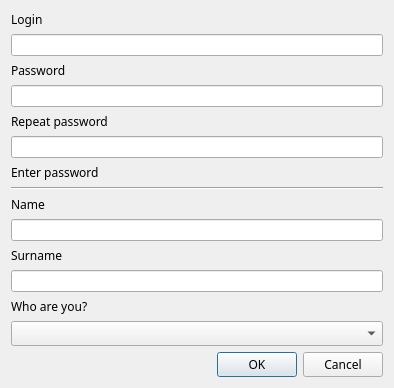
<?xml version="1.0" encoding="UTF-8"?>
<ui version="4.0">
 <class>RegisterManager</class>
 <widget class="QDialog" name="RegisterManager">
  <property name="geometry">
   <rect>
    <x>0</x>
    <y>0</y>
    <width>394</width>
    <height>366</height>
   </rect>
  </property>
  <property name="windowTitle">
   <string>Dialog</string>
  </property>
  <layout class="QVBoxLayout" name="verticalLayout">
   <item>
    <widget class="QLabel" name="label">
     <property name="font">
      <font>
       <family>Rockwell</family>
       <pointsize>9</pointsize>
      </font>
     </property>
     <property name="text">
      <string>Login</string>
     </property>
    </widget>
   </item>
   <item>
    <widget class="QLineEdit" name="lineEdit"/>
   </item>
   <item>
    <widget class="QLabel" name="label_2">
     <property name="font">
      <font>
       <family>Rockwell</family>
       <pointsize>9</pointsize>
      </font>
     </property>
     <property name="text">
      <string>Password</string>
     </property>
    </widget>
   </item>
   <item>
    <widget class="QLineEdit" name="lineEdit_2">
     <property name="echoMode">
      <enum>QLineEdit::Password</enum>
     </property>
    </widget>
   </item>
   <item>
    <widget class="QLabel" name="label_3">
     <property name="font">
      <font>
       <family>Rockwell</family>
       <pointsize>9</pointsize>
      </font>
     </property>
     <property name="text">
      <string>Repeat password</string>
     </property>
    </widget>
   </item>
   <item>
    <widget class="QLineEdit" name="lineEdit_3">
     <property name="echoMode">
      <enum>QLineEdit::Password</enum>
     </property>
    </widget>
   </item>
   <item>
    <widget class="QLabel" name="label_4">
     <property name="font">
      <font>
       <family>Rockwell</family>
       <pointsize>9</pointsize>
      </font>
     </property>
     <property name="text">
      <string>Enter password</string>
     </property>
    </widget>
   </item>
   <item>
    <widget class="Line" name="line">
     <property name="orientation">
      <enum>Qt::Horizontal</enum>
     </property>
    </widget>
   </item>
   <item>
    <widget class="QLabel" name="label_5">
     <property name="font">
      <font>
       <family>Rockwell</family>
       <pointsize>9</pointsize>
      </font>
     </property>
     <property name="text">
      <string>Name</string>
     </property>
    </widget>
   </item>
   <item>
    <widget class="QLineEdit" name="lineEdit_4"/>
   </item>
   <item>
    <widget class="QLabel" name="label_6">
     <property name="sizePolicy">
      <sizepolicy hsizetype="Preferred" vsizetype="Minimum">
       <horstretch>0</horstretch>
       <verstretch>0</verstretch>
      </sizepolicy>
     </property>
     <property name="font">
      <font>
       <family>Rockwell</family>
       <pointsize>9</pointsize>
      </font>
     </property>
     <property name="text">
      <string>Surname</string>
     </property>
    </widget>
   </item>
   <item>
    <widget class="QLineEdit" name="lineEdit_5"/>
   </item>
   <item>
    <widget class="QLabel" name="label_7">
     <property name="font">
      <font>
       <family>Rockwell</family>
       <pointsize>9</pointsize>
      </font>
     </property>
     <property name="text">
      <string>Who are you?</string>
     </property>
    </widget>
   </item>
   <item>
    <widget class="QComboBox" name="comboBox">
     <property name="font">
      <font>
       <family>Rockwell</family>
       <pointsize>9</pointsize>
      </font>
     </property>
     <property name="contextMenuPolicy">
      <enum>Qt::CustomContextMenu</enum>
     </property>
     <property name="editable">
      <bool>false</bool>
     </property>
     <property name="currentText">
      <string/>
     </property>
     <item>
      <property name="text">
       <string/>
      </property>
     </item>
     <item>
      <property name="text">
       <string>Client</string>
      </property>
     </item>
     <item>
      <property name="text">
       <string>Librarian</string>
      </property>
     </item>
    </widget>
   </item>
   <item>
    <widget class="QDialogButtonBox" name="buttonBox">
     <property name="enabled">
      <bool>true</bool>
     </property>
     <property name="font">
      <font>
       <family>Rockwell</family>
       <pointsize>9</pointsize>
      </font>
     </property>
     <property name="orientation">
      <enum>Qt::Horizontal</enum>
     </property>
     <property name="standardButtons">
      <set>QDialogButtonBox::Cancel|QDialogButtonBox::Ok</set>
     </property>
    </widget>
   </item>
  </layout>
 </widget>
 <resources/>
 <connections>
  <connection>
   <sender>buttonBox</sender>
   <signal>accepted()</signal>
   <receiver>RegisterManager</receiver>
   <slot>accept()</slot>
   <hints>
    <hint type="sourcelabel">
     <x>248</x>
     <y>254</y>
    </hint>
    <hint type="destinationlabel">
     <x>157</x>
     <y>274</y>
    </hint>
   </hints>
  </connection>
  <connection>
   <sender>buttonBox</sender>
   <signal>rejected()</signal>
   <receiver>RegisterManager</receiver>
   <slot>reject()</slot>
   <hints>
    <hint type="sourcelabel">
     <x>316</x>
     <y>260</y>
    </hint>
    <hint type="destinationlabel">
     <x>286</x>
     <y>274</y>
    </hint>
   </hints>
  </connection>
 </connections>
</ui>
